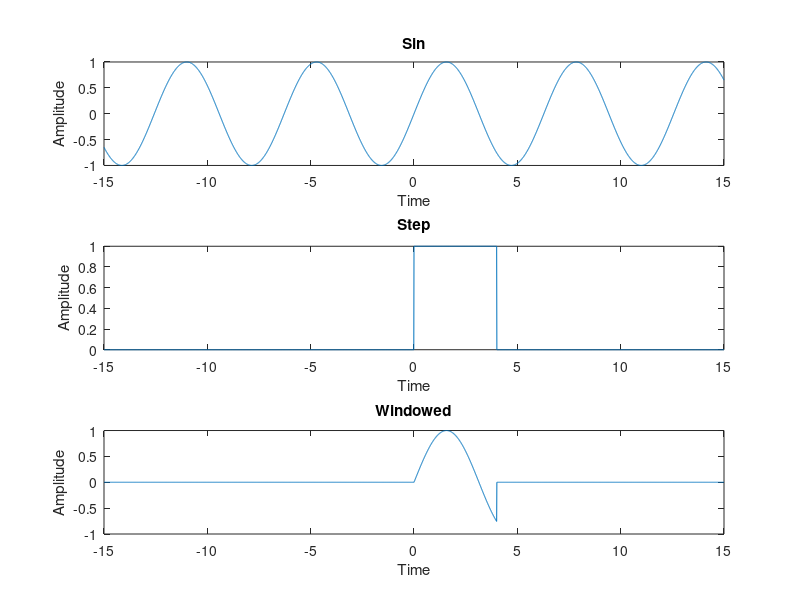

This figure's MATLAB source:
clc;
clear all;
close all;
n=-15:0.01:15;
A=sin(n);
for i=1:length(n)
    if n(i)>=0 && n(i)<=4
        x(i)=1;
    else
        x(i)=0;
    end
end
B=A.*x;
subplot(3,1,1);plot(n,A);
xlabel('Time');ylabel('Amplitude');title('Sin');
subplot(3,1,2);plot(n,x);
xlabel('Time');ylabel('Amplitude');title('Step');
subplot(3,1,3);plot(n,B);
xlabel('Time');ylabel('Amplitude');title('Windowed');
